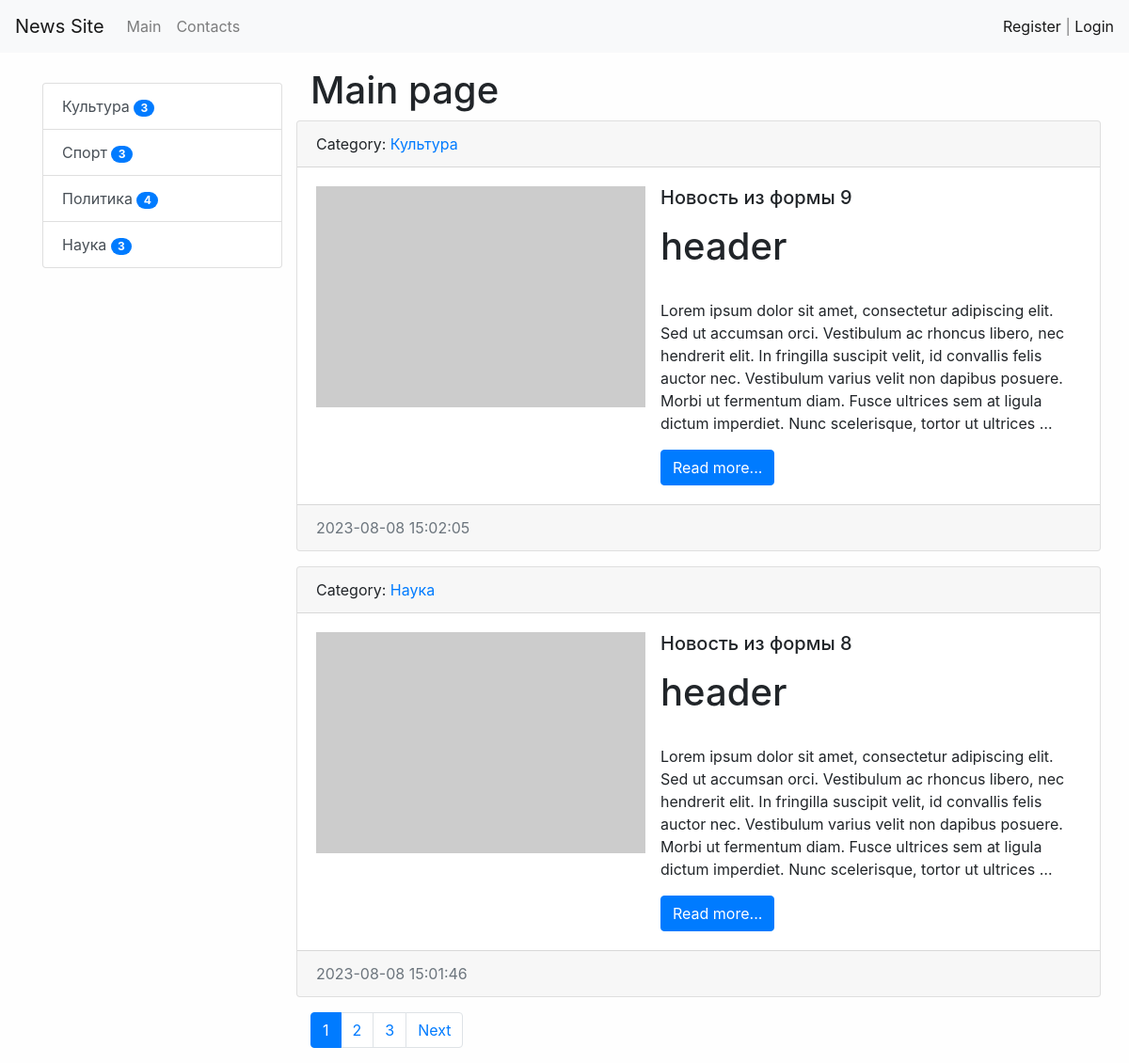
/, run on an earlier commit of the app's database.
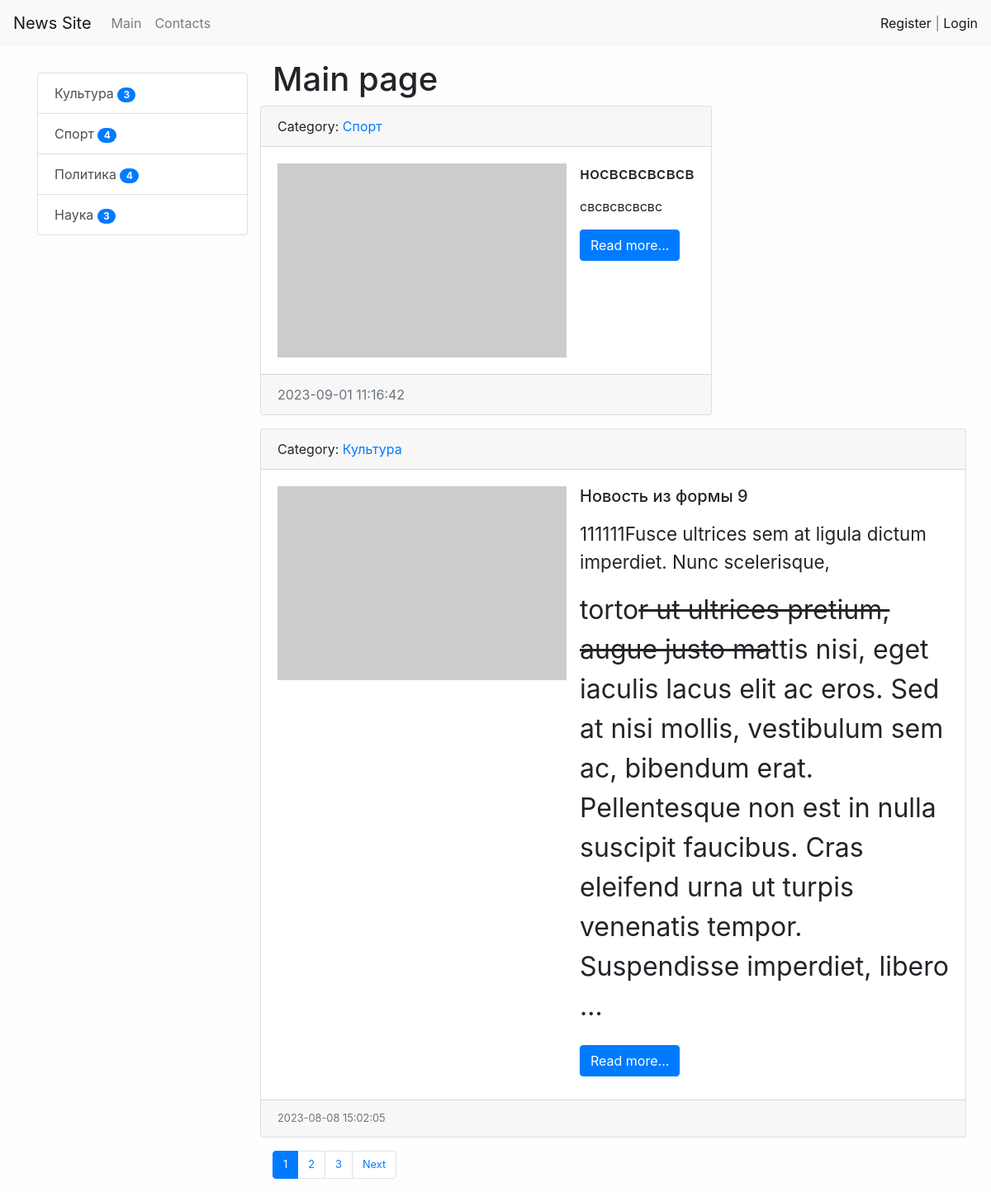
And on a later commit of the database.
### news/models.py (models this page shows, shortened)
class Category(models.Model):
    title = models.CharField(max_length=150, db_index=True, verbose_name='Category`s name')
    def get_absolute_url(self):
        return reverse(viewname='category', kwargs={'category_id': self.pk})
    def __str__(self):
        return self.title
    class Meta:
        verbose_name = 'Category'
        verbose_name_plural = 'Categories'
        ordering = ['title']

class News(models.Model):
    title = models.CharField(max_length=150, verbose_name='Name')
    content = models.TextField(blank=True, verbose_name='Content')
    created_at = models.DateTimeField(auto_now_add=True, verbose_name='Publication date')
    updated_at = models.DateTimeField(auto_now=True, verbose_name='Updated')
    photo = models.ImageField(upload_to='photos/%Y/%m/%d/', verbose_name='Photo', blank=True)
    is_published = models.BooleanField(default=True, verbose_name='Published')
    category = models.ForeignKey('Category', on_delete=models.PROTECT, verbose_name='Category')
    views = models.IntegerField(default=0)
    def get_absolute_url(self):
        return reverse(viewname='view_news', kwargs={'pk': self.pk})
    class Meta:
        verbose_name = 'New'
        verbose_name_plural = 'News'
        ordering = ['-created_at']

### news/views.py (the view)
# urls.py: path('', HomeNews.as_view(), name='home'),
class HomeNews(MyMixin, ListView):
    model = News
    template_name = 'news/home_news_list.html'
    context_object_name = 'news'
    paginate_by = 2
    def get_context_data(self, *, object_list=None, **kwargs):  # переопределяем метод
        context = super().get_context_data(**kwargs)
        context['title'] = 'Main page'
        return context
    def get_queryset(self):  # переопределяем метод
        return News.objects.filter(is_published=True).select_related('category')

### news/templatetags/news_tags.py (called while the page is built)
@register.inclusion_tag('news/list_categories.html')
def show_categories(arg1='Hello ', arg2='World'):
    categories = Category.objects.annotate(cnt=Count('news')).filter(cnt__gt=0)
    return {
        'categories': categories,
        'arg1': arg1,
        'arg2': arg2
    }

### news/templates/news/home_news_list.html (shortened to what this page needs)
{% extends "base.html" %}
{% block sidebar %}
  {% include 'inc/_sidebar.html' %}
{% endblock %}
{% block content %}
<h1>{{ title }}</h1>
<div class="row">
    {% for item in news %}
    <div class="card mb-3">
        <div class="card-header">
            Category: <a href="{{ item.category.get_absolute_url }}">{{ item.category }}</a>
        </div>
        <div class="card-body">
            <div class="media">
                {% if item.photo%}
                <img class="mr-3" src=" {{ item.photo.url }}" width="350" height="235" alt="">
                {% else%}
                <img class="mr-3" src="https://picsum.photos/seed/picsum/350/235">
                {% endif %}
                <div class="media-body">
                    <h5 class="card-title">{{ item.title }}</h5>
                    <p class="card-text">{{ item.content|safe|linebreaks|truncatewords:50}}</p>
                    <a href="{{ item.get_absolute_url }}" class="btn btn-primary">Read more...</a>
                </div>
            </div>
        </div>
        <div class="card-footer text-muted">
            {{item.created_at|date:'Y-m-d H:i:s'}}
        </div>
    </div>
    {% endfor %}
</div>
{% endblock %}

### news/templates/news/list_categories.html
<div class="list-group">
    {% for item in categories %}
    <a href="{{ item.get_absolute_url }}" class="list-group-item list-group-item-action">{{ item.title }} <span
            class="badge badge-primary badge-pill">{{item.cnt}}</span></a>
    {% endfor %}
</div>

What changed in the data, as far as the page shows it:
no longer on this page (row unchanged): News: category "Наука", title "Новость из формы 8", content "header Lorem ipsum dolor sit amet, consectetur adipiscing elit. Sed ut accumsan orci. Vestibulum ac rhoncus libero, nec hendrerit elit. In fringilla suscipit velit, id convallis felis auctor nec. Vestibulum varius velit non dapibus posuere. Morbi ut fermentum diam. Fusce ultrices sem at ligula dictum imperdiet. Nunc scelerisque, tortor ut ultrices …", created_at "2023-08-08 15:01:46"
computed for Category "Спорт": cnt "3" → "4"
added News: category "Спорт", title "носвсвсвсвсв", content "свсвсвсвсвс", created_at "2023-09-01 11:16:42"
changed News "Новость из формы 9": content "header Lorem ipsum dolor sit amet, consectetur adipiscing elit. Sed ut accumsan orci. Vestibulum ac rhoncus libero, nec hendrerit elit. In fringilla suscipit velit, id convallis felis auctor nec. Vestibulum varius velit non dapibus posuere. Morbi ut fermentum diam. Fusce ultrices sem at ligula dictum imperdiet. Nunc scelerisque, tortor ut ultrices …" → "111111Fusce ultrices sem at ligula dictum imperdiet. Nunc scelerisque, torto r ut ultrices pretium, augue justo ma ttis nisi, eget iaculis lacus elit ac eros. Sed at nisi mollis, vestibulum sem ac, bibendum erat. Pellentesque non est in nulla suscipit faucibus. Cras eleifend urna ut turpis venenatis tempor. Suspendisse imperdiet, libero …"
